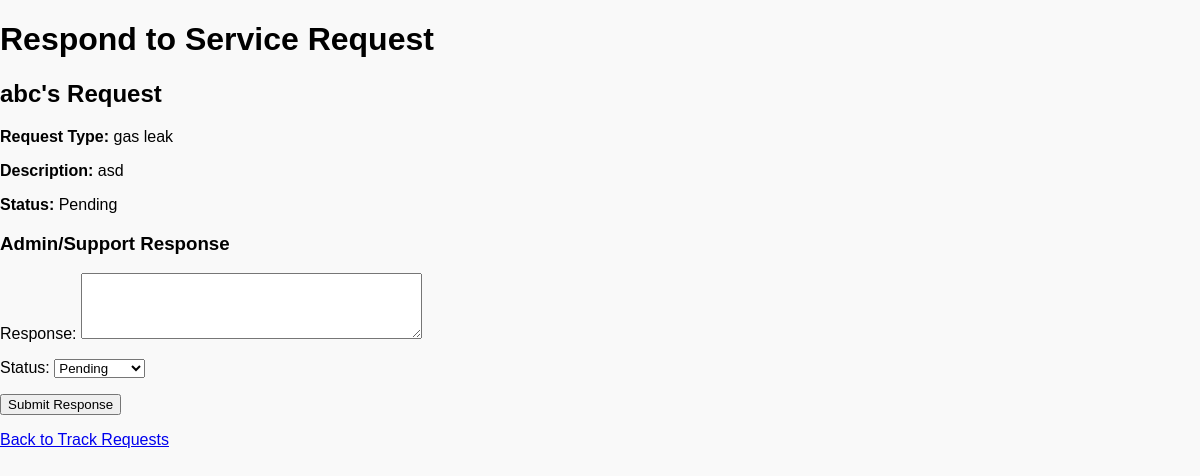
Page /services/respond/9/ (signed in) on the earlier database version.
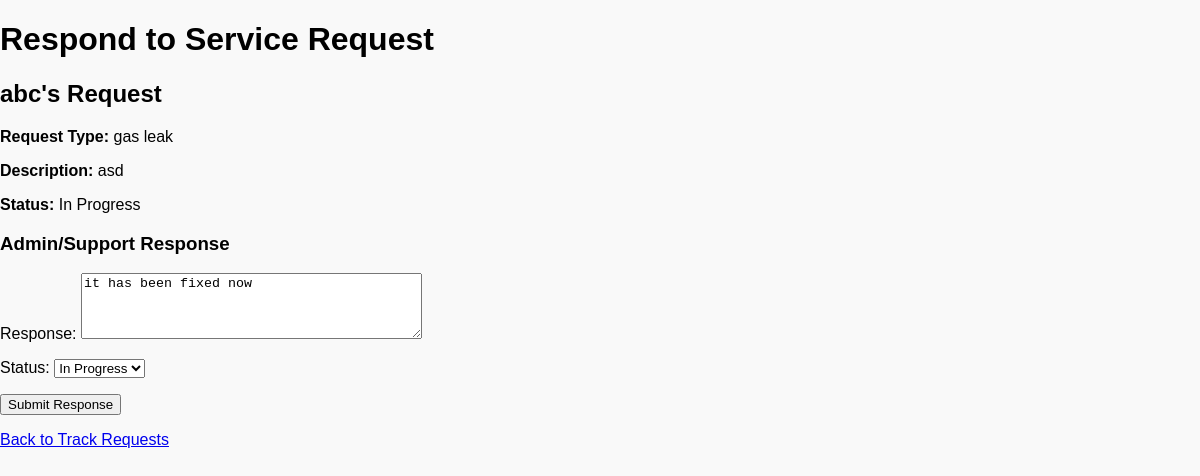
Same page on the later database version.
### services/models.py (models this page shows, shortened)
class ServiceRequest(models.Model):
    STATUS_CHOICES = [
        ('PENDING', 'Pending'),
        ('IN_PROGRESS', 'In Progress'),
        ('RESOLVED', 'Resolved'),
    ]
    customer_name = models.CharField(max_length=255)
    email = models.EmailField()
    request_type = models.CharField(max_length=100)
    description = models.TextField()
    status = models.CharField(max_length=20, choices=STATUS_CHOICES, default='PENDING')
    created_at = models.DateTimeField(auto_now_add=True)
    updated_at = models.DateTimeField(auto_now=True)
    user = models.ForeignKey(User, on_delete=models.CASCADE)
    response = models.TextField(null=True, blank=True)

### services/views.py (the view)
# urls.py: path('respond/<int:request_id>/', views.respond, name='respond'),
def respond(request, request_id):
    service_request = get_object_or_404(ServiceRequest, id=request_id)
    if not request.user.is_staff and request.user != service_request.user:
        raise Http404("You are not allowed to respond to this request.")
    if request.method == 'POST':
        form = ServiceRequestResponseForm(request.POST, instance=service_request)
        if form.is_valid():
            form.save()
            return redirect('services:track_request')  # Redirect to track request page
    else:
        form = ServiceRequestResponseForm(instance=service_request)
    return render(request, 'services/respond.html', {'form': form, 'service_request': service_request})

### services/forms.py
class ServiceRequestResponseForm(forms.ModelForm):
    class Meta:
        model = ServiceRequest
        fields = ['response', 'status']  # Admin can update response and status
        widgets = {
            'response': forms.Textarea(attrs={'rows': 4, 'cols': 40}),
        }

### services/templates/services/respond.html (shortened to what this page needs)
<!DOCTYPE html>
<html lang="en">
  <head>
    {% load static %}
    <link rel="stylesheet" href="{% static 'css/styles.css' %}" />
  </head>
  <body>
    <h1>Respond to Service Request</h1>
    <h2>{{ service_request.customer_name }}'s Request</h2>
    <p><strong>Request Type:</strong> {{ service_request.request_type }}</p>
    <p><strong>Description:</strong> {{ service_request.description }}</p>
    <p><strong>Status:</strong> {{ service_request.get_status_display }}</p>
    <h3>Admin/Support Response</h3>
    <form method="POST">
      {% csrf_token %} {{ form.as_p }}
      <button type="submit">Submit Response</button>
    </form>
    <p>
      <a href="{% url 'services:track_request' %}">Back to Track Requests</a>
    </p>
  </body>
</html>

Differences in the rows shown:
changed ServiceRequest "abc": status "Pending" → "In Progress"; response (not shown) → "it has been fixed now"
